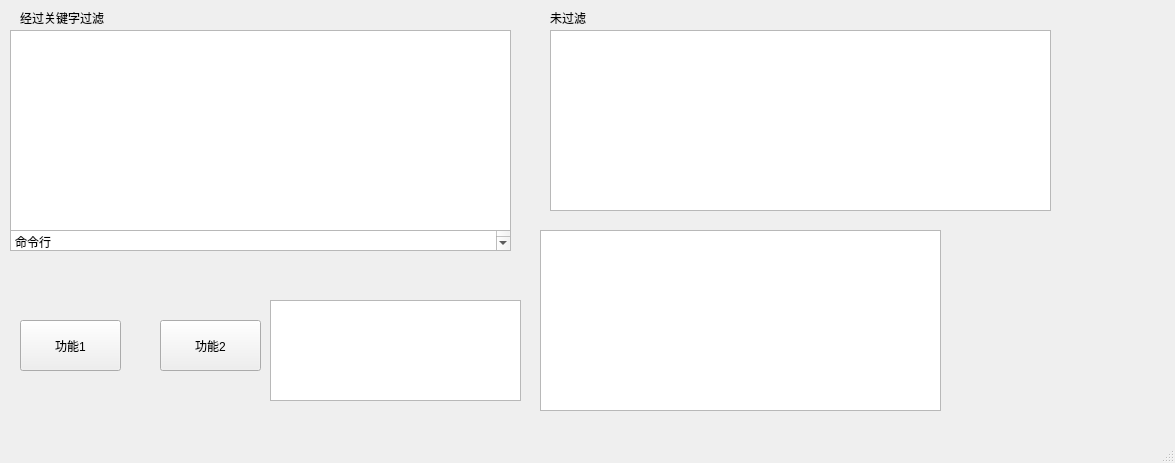
<?xml version="1.0" encoding="UTF-8"?>
<ui version="4.0">
 <class>PageCmd</class>
 <widget class="QMainWindow" name="PageCmd">
  <property name="geometry">
   <rect>
    <x>0</x>
    <y>0</y>
    <width>1175</width>
    <height>463</height>
   </rect>
  </property>
  <property name="windowTitle">
   <string>MainWindow</string>
  </property>
  <widget class="QWidget" name="centralwidget">
   <widget class="QTextEdit" name="Edit_show">
    <property name="geometry">
     <rect>
      <x>10</x>
      <y>30</y>
      <width>501</width>
      <height>201</height>
     </rect>
    </property>
    <property name="readOnly">
     <bool>false</bool>
    </property>
   </widget>
   <widget class="QPushButton" name="Button1">
    <property name="geometry">
     <rect>
      <x>20</x>
      <y>320</y>
      <width>101</width>
      <height>51</height>
     </rect>
    </property>
    <property name="text">
     <string>功能1</string>
    </property>
   </widget>
   <widget class="QPushButton" name="Button2">
    <property name="geometry">
     <rect>
      <x>160</x>
      <y>320</y>
      <width>101</width>
      <height>51</height>
     </rect>
    </property>
    <property name="text">
     <string>功能2</string>
    </property>
   </widget>
   <widget class="QTextEdit" name="Edit_write">
    <property name="geometry">
     <rect>
      <x>10</x>
      <y>210</y>
      <width>501</width>
      <height>41</height>
     </rect>
    </property>
    <property name="html">
     <string>&lt;!DOCTYPE HTML PUBLIC &quot;-//W3C//DTD HTML 4.0//EN&quot; &quot;http://www.w3.org/TR/REC-html40/strict.dtd&quot;&gt;
&lt;html&gt;&lt;head&gt;&lt;meta name=&quot;qrichtext&quot; content=&quot;1&quot; /&gt;&lt;style type=&quot;text/css&quot;&gt;
p, li { white-space: pre-wrap; }
&lt;/style&gt;&lt;/head&gt;&lt;body style=&quot; font-family:'SimSun'; font-size:9pt; font-weight:400; font-style:normal;&quot;&gt;
&lt;p style=&quot; margin-top:0px; margin-bottom:0px; margin-left:0px; margin-right:0px; -qt-block-indent:0; text-indent:0px;&quot;&gt;空格&lt;/p&gt;
&lt;p style=&quot; margin-top:0px; margin-bottom:0px; margin-left:0px; margin-right:0px; -qt-block-indent:0; text-indent:0px;&quot;&gt;命令行&lt;/p&gt;
&lt;p style=&quot; margin-top:0px; margin-bottom:0px; margin-left:0px; margin-right:0px; -qt-block-indent:0; text-indent:0px;&quot;&gt;空格&lt;/p&gt;&lt;/body&gt;&lt;/html&gt;</string>
    </property>
   </widget>
   <widget class="QTextEdit" name="log">
    <property name="geometry">
     <rect>
      <x>270</x>
      <y>300</y>
      <width>251</width>
      <height>101</height>
     </rect>
    </property>
   </widget>
   <widget class="QTextEdit" name="ascii">
    <property name="geometry">
     <rect>
      <x>540</x>
      <y>230</y>
      <width>401</width>
      <height>181</height>
     </rect>
    </property>
   </widget>
   <widget class="QTextEdit" name="Edit_show2">
    <property name="geometry">
     <rect>
      <x>550</x>
      <y>30</y>
      <width>501</width>
      <height>181</height>
     </rect>
    </property>
    <property name="readOnly">
     <bool>true</bool>
    </property>
   </widget>
   <widget class="QLabel" name="label">
    <property name="geometry">
     <rect>
      <x>550</x>
      <y>10</y>
      <width>72</width>
      <height>15</height>
     </rect>
    </property>
    <property name="text">
     <string>未过滤</string>
    </property>
   </widget>
   <widget class="QLabel" name="label_2">
    <property name="geometry">
     <rect>
      <x>20</x>
      <y>10</y>
      <width>211</width>
      <height>16</height>
     </rect>
    </property>
    <property name="text">
     <string>经过关键字过滤</string>
    </property>
   </widget>
   <zorder>Edit_write</zorder>
   <zorder>Edit_show</zorder>
   <zorder>Button1</zorder>
   <zorder>Button2</zorder>
   <zorder>log</zorder>
   <zorder>ascii</zorder>
   <zorder>Edit_show2</zorder>
   <zorder>label</zorder>
   <zorder>label_2</zorder>
  </widget>
  <widget class="QMenuBar" name="menubar">
   <property name="geometry">
    <rect>
     <x>0</x>
     <y>0</y>
     <width>1175</width>
     <height>26</height>
    </rect>
   </property>
  </widget>
  <widget class="QStatusBar" name="statusbar"/>
 </widget>
 <resources/>
 <connections/>
</ui>
